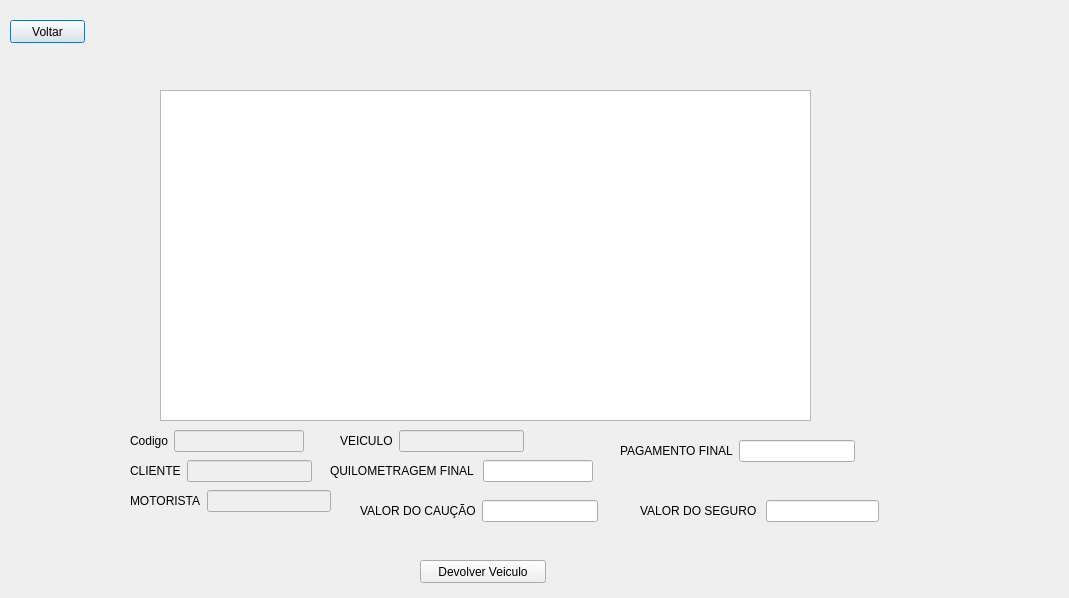
<?xml version="1.0" encoding="UTF-8"?>
<ui version="4.0">
 <class>TelaListarLocacao</class>
 <widget class="QDialog" name="TelaListarLocacao">
  <property name="geometry">
   <rect>
    <x>0</x>
    <y>0</y>
    <width>1069</width>
    <height>598</height>
   </rect>
  </property>
  <property name="windowTitle">
   <string>Dialog</string>
  </property>
  <widget class="QPushButton" name="pushButton_Voltar">
   <property name="geometry">
    <rect>
     <x>10</x>
     <y>20</y>
     <width>75</width>
     <height>23</height>
    </rect>
   </property>
   <property name="text">
    <string>Voltar</string>
   </property>
  </widget>
  <widget class="QTableWidget" name="tblLocacao">
   <property name="geometry">
    <rect>
     <x>160</x>
     <y>90</y>
     <width>651</width>
     <height>331</height>
    </rect>
   </property>
   <property name="selectionMode">
    <enum>QAbstractItemView::SingleSelection</enum>
   </property>
   <property name="selectionBehavior">
    <enum>QAbstractItemView::SelectRows</enum>
   </property>
  </widget>
  <widget class="QPushButton" name="pushButton_Alterar">
   <property name="geometry">
    <rect>
     <x>420</x>
     <y>560</y>
     <width>126</width>
     <height>23</height>
    </rect>
   </property>
   <property name="text">
    <string>Devolver Veiculo</string>
   </property>
  </widget>
  <widget class="QWidget" name="layoutWidget">
   <property name="geometry">
    <rect>
     <x>130</x>
     <y>430</y>
     <width>174</width>
     <height>22</height>
    </rect>
   </property>
   <layout class="QHBoxLayout" name="horizontalLayout">
    <item>
     <widget class="QLabel" name="label_2">
      <property name="text">
       <string>Codigo</string>
      </property>
     </widget>
    </item>
    <item>
     <widget class="QLineEdit" name="txtNomeCodigo">
      <property name="enabled">
       <bool>false</bool>
      </property>
     </widget>
    </item>
   </layout>
  </widget>
  <widget class="QWidget" name="layoutWidget_2">
   <property name="geometry">
    <rect>
     <x>530</x>
     <y>1079</y>
     <width>601</width>
     <height>25</height>
    </rect>
   </property>
   <layout class="QHBoxLayout" name="horizontalLayout_13">
    <item>
     <widget class="QPushButton" name="pushButton">
      <property name="text">
       <string>Fazer Locação</string>
      </property>
     </widget>
    </item>
    <item>
     <widget class="QPushButton" name="pushButton_2">
      <property name="text">
       <string>Fazer Devolução</string>
      </property>
     </widget>
    </item>
    <item>
     <widget class="QPushButton" name="pushButton_3">
      <property name="text">
       <string>Listar</string>
      </property>
     </widget>
    </item>
   </layout>
  </widget>
  <widget class="QWidget" name="layoutWidget">
   <property name="geometry">
    <rect>
     <x>130</x>
     <y>460</y>
     <width>182</width>
     <height>22</height>
    </rect>
   </property>
   <layout class="QHBoxLayout" name="horizontalLayout_14">
    <item>
     <widget class="QLabel" name="label_3">
      <property name="text">
       <string>CLIENTE</string>
      </property>
     </widget>
    </item>
    <item>
     <widget class="QLineEdit" name="txtNomeCliente">
      <property name="enabled">
       <bool>false</bool>
      </property>
     </widget>
    </item>
   </layout>
  </widget>
  <widget class="QWidget" name="layoutWidget">
   <property name="geometry">
    <rect>
     <x>130</x>
     <y>490</y>
     <width>201</width>
     <height>22</height>
    </rect>
   </property>
   <layout class="QHBoxLayout" name="horizontalLayout_2">
    <item>
     <widget class="QLabel" name="label_4">
      <property name="text">
       <string>MOTORISTA</string>
      </property>
     </widget>
    </item>
    <item>
     <widget class="QLineEdit" name="txtNomeMotorista">
      <property name="enabled">
       <bool>false</bool>
      </property>
     </widget>
    </item>
   </layout>
  </widget>
  <widget class="QWidget" name="layoutWidget">
   <property name="geometry">
    <rect>
     <x>340</x>
     <y>430</y>
     <width>184</width>
     <height>22</height>
    </rect>
   </property>
   <layout class="QHBoxLayout" name="horizontalLayout_3">
    <item>
     <widget class="QLabel" name="label_13">
      <property name="text">
       <string>VEICULO</string>
      </property>
     </widget>
    </item>
    <item>
     <widget class="QLineEdit" name="TxtVeiculo">
      <property name="enabled">
       <bool>false</bool>
      </property>
     </widget>
    </item>
   </layout>
  </widget>
  <widget class="QWidget" name="layoutWidget">
   <property name="geometry">
    <rect>
     <x>330</x>
     <y>460</y>
     <width>263</width>
     <height>22</height>
    </rect>
   </property>
   <layout class="QHBoxLayout" name="horizontalLayout_7">
    <item>
     <widget class="QLabel" name="label_8">
      <property name="text">
       <string>QUILOMETRAGEM FINAL </string>
      </property>
     </widget>
    </item>
    <item>
     <widget class="QLineEdit" name="txtQuilFinal"/>
    </item>
   </layout>
  </widget>
  <widget class="QWidget" name="layoutWidget">
   <property name="geometry">
    <rect>
     <x>360</x>
     <y>500</y>
     <width>238</width>
     <height>22</height>
    </rect>
   </property>
   <layout class="QHBoxLayout" name="horizontalLayout_8">
    <item>
     <widget class="QLabel" name="label_10">
      <property name="text">
       <string>VALOR DO CAUÇÃO</string>
      </property>
     </widget>
    </item>
    <item>
     <widget class="QLineEdit" name="txtCaucao"/>
    </item>
   </layout>
  </widget>
  <widget class="QWidget" name="layoutWidget">
   <property name="geometry">
    <rect>
     <x>640</x>
     <y>500</y>
     <width>239</width>
     <height>22</height>
    </rect>
   </property>
   <layout class="QHBoxLayout" name="horizontalLayout_9">
    <item>
     <widget class="QLabel" name="label_11">
      <property name="text">
       <string>VALOR DO SEGURO </string>
      </property>
     </widget>
    </item>
    <item>
     <widget class="QLineEdit" name="txtSeguro"/>
    </item>
   </layout>
  </widget>
  <widget class="QWidget" name="layoutWidget">
   <property name="geometry">
    <rect>
     <x>620</x>
     <y>440</y>
     <width>235</width>
     <height>22</height>
    </rect>
   </property>
   <layout class="QHBoxLayout" name="horizontalLayout_10">
    <item>
     <widget class="QLabel" name="label_12">
      <property name="text">
       <string>PAGAMENTO FINAL</string>
      </property>
     </widget>
    </item>
    <item>
     <widget class="QLineEdit" name="txtPagamentoFinal"/>
    </item>
   </layout>
  </widget>
 </widget>
 <resources/>
 <connections/>
</ui>
